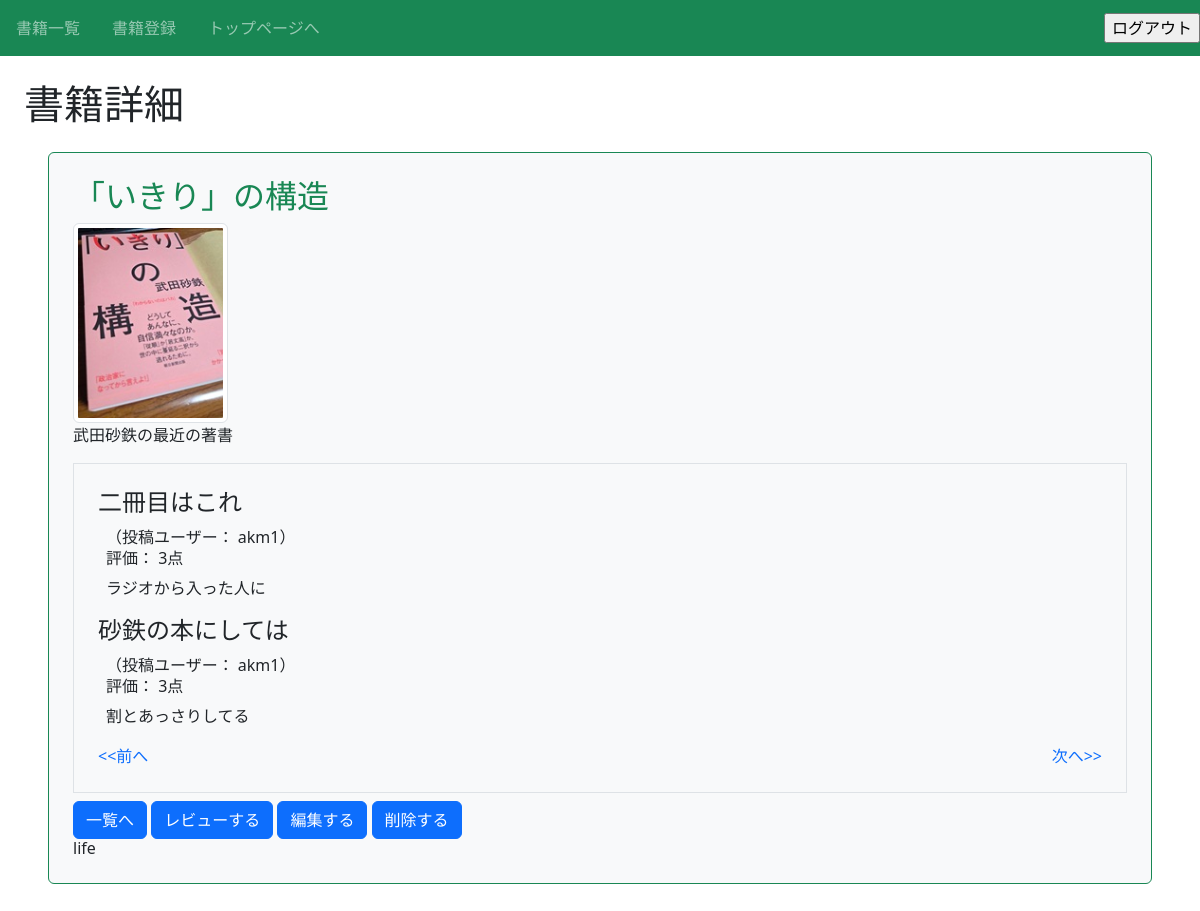
Before: /book/11/detail/?page=2 (signed in) with the older database file.
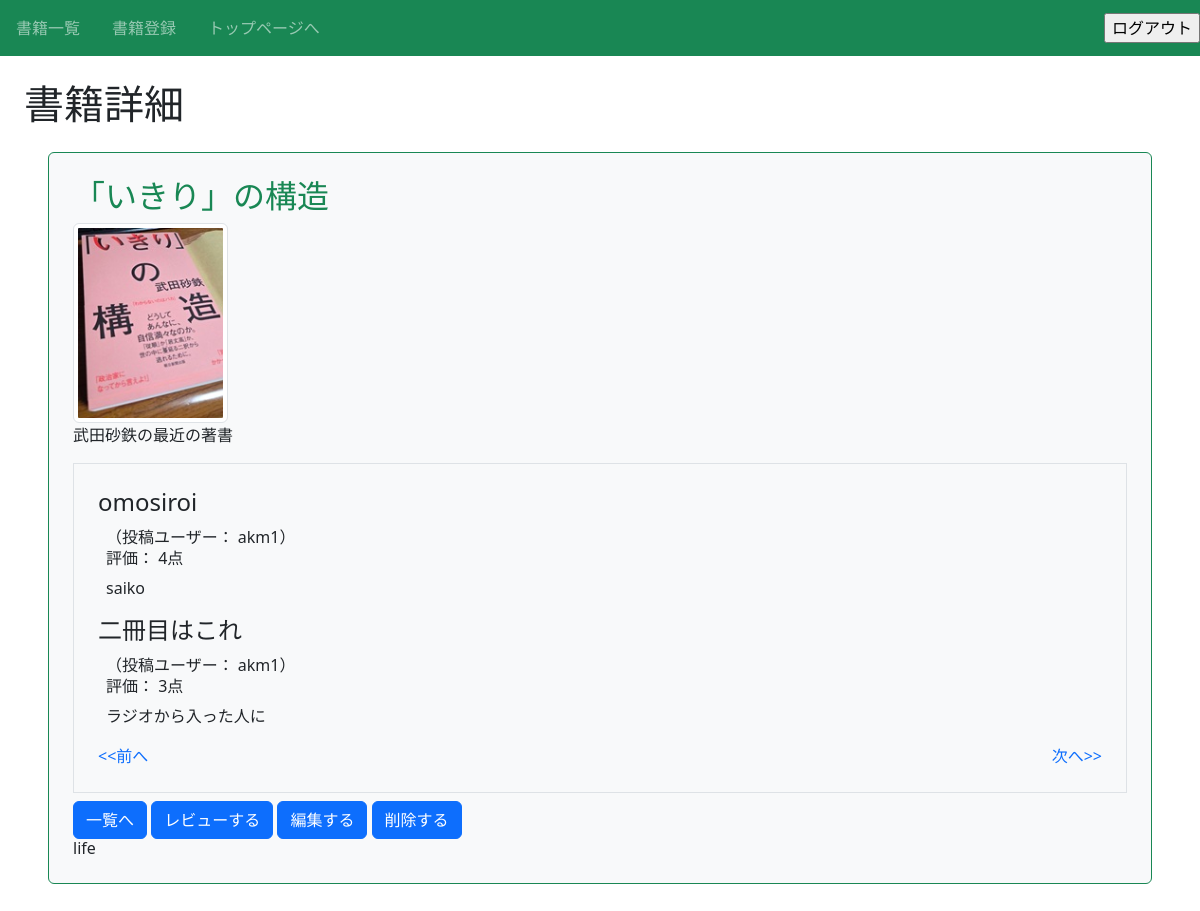
After: the same page with the newer database file.
### book/models.py (models this page shows, shortened)
class Review(models.Model): #レビューデータベーステーブルの名前をReviewと定義。modelsモジュールのModelクラスを継承
    book = models.ForeignKey(Book, on_delete=models.CASCADE) #ReviewモデルがBookモデルを参照するためにForeignKeyを使う
    title = models.CharField(max_length=100)
    text = models.TextField()
    rate = models.IntegerField(choices=RATE_CHOICES) #chochoicesを引数として渡す（中身は上で定義したRATE_CHOICES）
    user = models.ForeignKey('auth.User', on_delete=models.CASCADE) #ReviewモデルがUserモデルを参照するためにForeignKeyを使う。引数2はbookと同じ

### book/views.py (the view)
# urls.py: path('book/<int:pk>/detail/', views.DetailBookView.as_view(), name='detail-book'),
class DetailBookView(LoginRequiredMixin, DetailView): #DetailViewクラスを継承してDetailBookViewを作る（データ詳細を表示するのに適したクラスを継承）
    template_name = 'book/book_detail.html' #app内のtemplatesフォルダ内のbookフォルダ>book_detail.htmlを表示に使う様に定義
    model = Book #モデルはapp内のmodels.py内のBookクラス（モデル、データベース）を使う様に定義。urls.pyで宣言したid番号pkのデータが入る
    def get_context_data(self, **kwargs):
        context = super().get_context_data(**kwargs)
        review_list = self.object.review_set.all().order_by('-rate') #このid番号のBookモデルに紐づいているreviewモデルの全データ取得
        paginator = Paginator(review_list, ITEM_PER_PAGE) #DjangoのPaginatorクラスからインスタンスpaginatorを生成
        page_number = self.request.GET.get('page', 1) #GETに更にgetを付けると'page'というクエリパラメータが付いていればそれを返し
        page_obj = paginator.get_page(page_number) #paginatorインスタンスのpageメソッドを使う。引数で直前のpage_numberを渡す
        context['reviews'] = page_obj  # 'reviews'に分割された中の要求されたpage_objを入れる。テンプレートではこれを使ってループ
        context['page_obj'] = page_obj # ページナビゲーション用
        return context

### book/templates/book/book_detail.html (shortened to what this page needs)
{% extends 'base.html' %}
{% block h1 %}書籍詳細{% endblock %}
{% block content %}
<div class="p-4 m-4 bg-light border border-success rounded">
    <h2 class="text-success">{{ object.title }}</h2>
    <img src="{{ object.thumbnail.url }}" style="height: 200px; width: auto; object-fit: contain;" class="img-thumbnail" />
    <p>{{ object.text }}</p>
    <div class="border p-4 mb-2">
      {% for review in reviews %}
      <div class="review">
        <h3 class="h4">{{ review.title }}</h3>
        <div class="px-2">
                <span>（投稿ユーザー： {{ review.user.username }}）</span>
                <h6>評価： {{ review.rate }}点</h6>
                <p>{{ review.text }}</p>
        </div>
      </div>
      {% empty %}
        <p>まだレビューはありません。</p>
      {% endfor %}
      {% include 'book/components/pagination.html' %}
    </div>
    <a href="{% url 'list-book' %}" class="btn btn-primary">一覧へ</a>
    <a href="{% url 'review' object.pk %}" class="btn btn-primary">レビューする</a>
    <a href="{% url 'update-book' object.pk %}" class="btn btn-primary">編集する</a>
    <a href="{% url 'delete-book' object.pk %}" class="btn btn-primary">削除する</a>
    <h6 class="card-title">{{ object.category }}</h6>
  </div>
{% endblock content %}

Changed rows visible on the page:
no longer on this page (row unchanged): Review: title "砂鉄の本にしては", user.username "akm1", rate "3", text "割とあっさりしてる"
added Review: title "omosiroi", user.username "akm1", rate "4", text "saiko"
